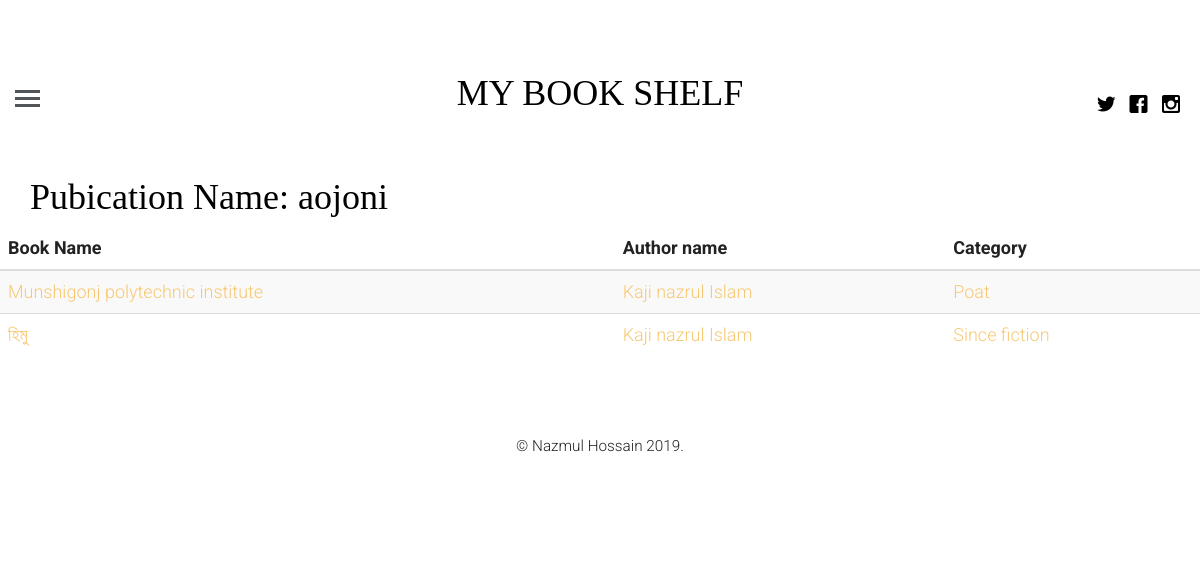
Page /book/pub/aojoni (signed in) on the committed database.
### book_shelf/models.py (models this page shows, shortened)
class Publisher(models.Model):
    name = models.CharField(max_length=100)

class NeedToRead(models.Model):
    name = models.CharField(max_length=100)
    pictur = models.ImageField()
    book_author = models.ForeignKey(BookAuthor,on_delete=models.CASCADE)
    category = models.ForeignKey(Category,on_delete=models.CASCADE)
    price = models.IntegerField()
    publisher = models.ForeignKey(Publisher,on_delete=models.CASCADE)
    target_date = models.DateField()
    status_choices = (
        ('High','High'),
        ('Medium','Medium'),
        ('Low','Low'),
        ('Done','Done')
    )
    status = models.CharField(max_length=6,choices=status_choices)
    posted_on = models.DateTimeField(auto_now=False,auto_now_add=True)
    update_on = models.DateTimeField(auto_now=True,auto_now_add=False)

class BookAuthor(models.Model):
    name = models.CharField(max_length=100)
    def __str__(self):
        return self.name

class Category(models.Model):
    name = models.CharField(max_length=100)
    def __str__(self):
        return self.name

### book_shelf/views.py (the view)
# urls.py: path('book/pub/<book_pub>',publication_book,name="publisar_book"),
def publication_book(request,book_pub):
    pub_books = NeedToRead.objects.filter(publisher__name = book_pub)
    context = {
        "pubs_books" : pub_books,
        "pub_name" : book_pub
    }
    return render(request,'book_shelf/pub_book.html',context)

### template/book_shelf/pub_book.html (shortened to what this page needs)
{% extends 'base.html' %}
{% block content %}
           <h1 class="container"> Pubication Name: {{pub_name}} </h1>
        <table class="table table-striped">
        <thead>
            <tr>
            <th scope="col"> Book Name </th>
            <th scope="col">Author name</th>
            <th scope="col">Category</th>
            </tr>
        </thead>
         <tbody>
        {% for book in pubs_books %}
        <tr>
        <td><a href="{% url 'book_details' book.id %}">{{book.name}}</a></td>
        <td> <a href="{% url 'author_book' book.book_author %}">{{book.book_author}}</a></td>
        <td> <a href="{% url 'category_book' book.category %}">{{book.category}}</a></td>
        </tr>
        {% endfor %}
        </tbody>
    </table>
{% endblock %}

### book_shelf/static/css/style.css (style rules this page uses)
html { background: #fff; }
body { font-family: "Roboto", arial, sans-serif; font-size: 18px; font-weight: 300; line-height: 1.8; color: #222; background: #fff; }
a { color: #f7c873; -webkit-transition: 0.5s; -o-transition: 0.5s; transition: 0.5s; }
h1, h2, h3, h4, h5, h6 { font-family: "Playfair Display", times, serif; color: #000; }

### rows in the picture
Publisher: name "aojoni"
NeedToRead: name "Munshigonj polytechnic institute", book_author "Kaji nazrul Islam", category "Poat"
NeedToRead: name "হিমু", book_author "Kaji nazrul Islam", category "Since fiction"
